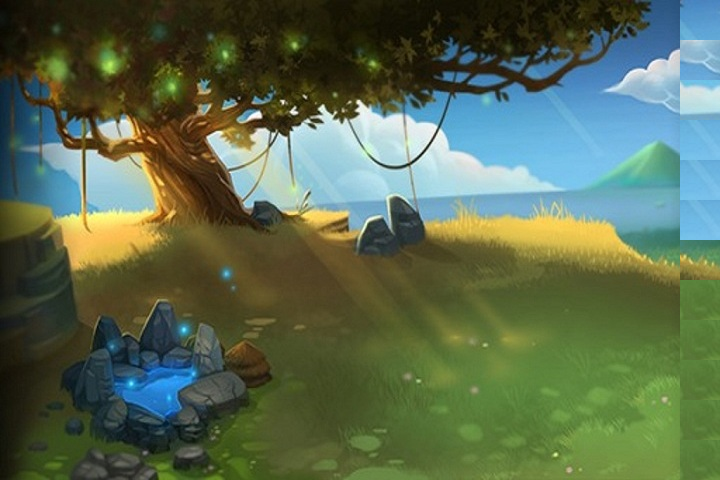

This game map was drawn from its Tiled (.tmx) file and the tilesets committed beside it. A one-line description and the trimmed map source follow:
An orthogonal 18x12 tile map with 40x40 px tiles, 1 tile layer (块层 1).

<map version="1.0" orientation="orthogonal" width="18" height="12" tilewidth="40" tileheight="40">
 <tileset firstgid="1" name="bg" tilewidth="40" tileheight="40">
  <image source="bg.jpg" width="720" height="480" />
 </tileset>
 <layer name="块层 1" width="18" height="12">
  <data>[216 cells, 216 non-empty, 204 distinct tile ids]</data>
 </layer>
</map>